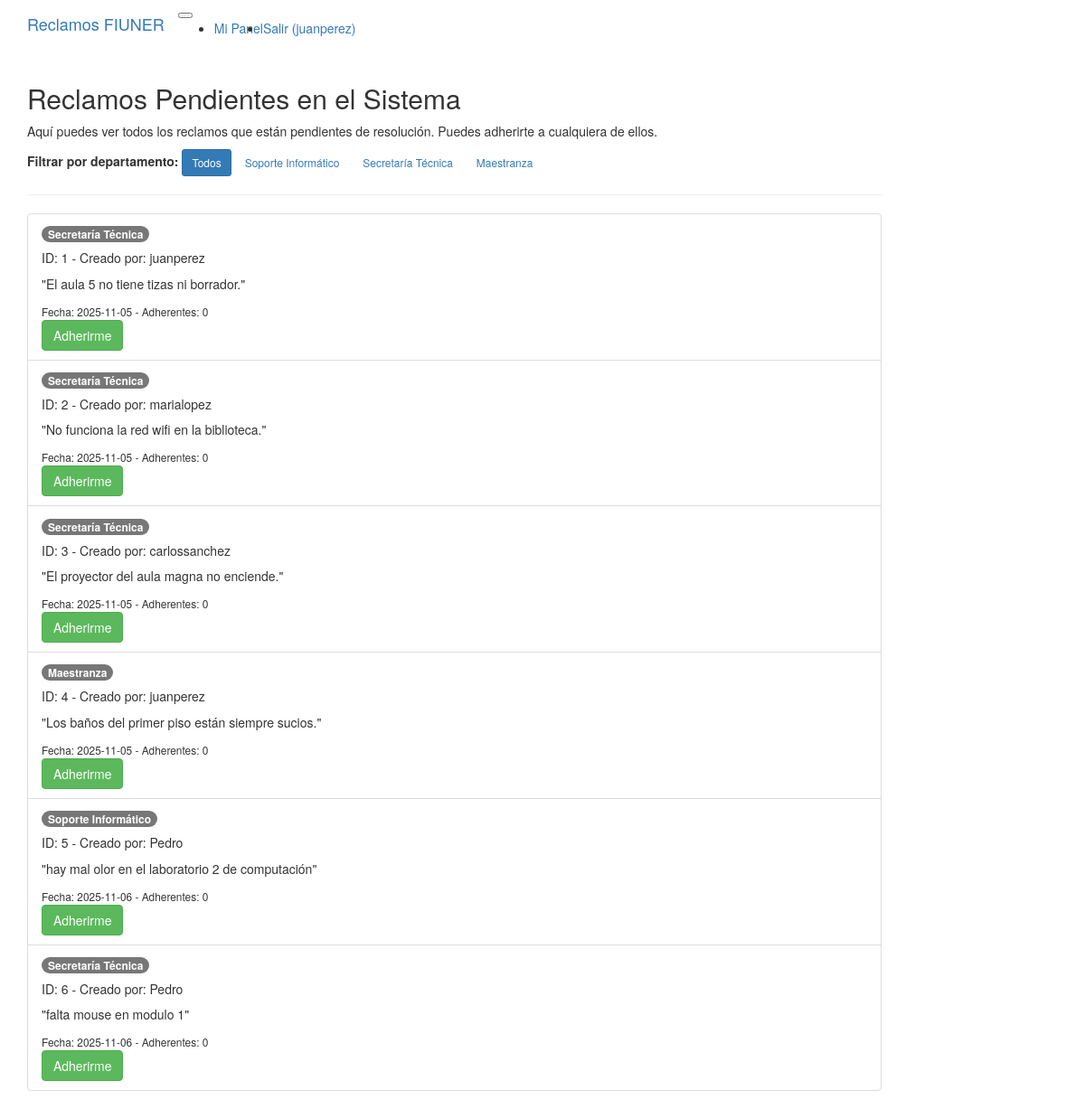
The app's page /listar_reclamos (signed in) with its own data.
### modules/modelos_db.py (models this page shows)
class ModeloUsuario(Base):
    __tablename__ = 'usuarios'
    id = Column(Integer, primary_key=True)
    nombre = Column(String(100), nullable=False) # nullable=False significa que no puede estar vacío
    apellido = Column(String(100), nullable=False)
    email = Column(String(100), nullable=False, unique=True) # unique=True asegura que no haya emails repetidos
    nombre_usuario = Column(String(50), nullable=False, unique=True) # unique=True asegura que no haya nombres de usuario repetidos
    claustro = Column(String(20), nullable=False)
    contrasena = Column(String(255), nullable=False) # Guardaremos la contraseña hasheada (más adelante)
    reclamos_creados = relationship("ModeloReclamo", back_populates="creador")
    rol = Column(String(20), nullable=False, default="final")
    departamento_asignado = Column(String(100), nullable=True) # nullable=True porque no todos los usuarios son jefes
    reclamos_adheridos = relationship(
        "ModeloReclamo",
        secondary=asociacion_reclamos_adherentes,
        back_populates="adherentes"
    )

class ModeloReclamo(Base):
    __tablename__ = 'reclamos' # Nombre de la tabla en la BD
    id = Column(Integer, primary_key=True)
    contenido = Column(String(1000), nullable=False)
    departamento = Column(String(100), nullable=False)
    timestamp = Column(DateTime, nullable=False) # Guardará fecha y hora
    estado = Column(String(20), nullable=False)
    tiempo_resolucion_asignado = Column(Integer, nullable=True) # Puede ser nulo al principio
    id_usuario_creador = Column(Integer, ForeignKey('usuarios.id'), nullable=False)
    creador = relationship("ModeloUsuario", back_populates="reclamos_creados")
    adherentes = relationship(
        "ModeloUsuario",
        secondary=asociacion_reclamos_adherentes,
        back_populates="reclamos_adheridos"
    )

### server.py (the view)
@app.route("/listar_reclamos")
@gestor_login.se_requiere_login
def listar_reclamos():
    filtro_depto = request.args.get('departamento', None)
    lista_reclamos = []
    if filtro_depto:
        lista_reclamos = sistema.buscar_reclamos_pendientes_por_departamento(filtro_depto)
    else:
        lista_reclamos = sistema.buscar_reclamos_pendientes_todos()
    departamentos_posibles = ["soporte informático", "secretaría técnica", "maestranza"]
    return render_template("listar_reclamos.html",
                           reclamos=lista_reclamos,
                           departamentos=departamentos_posibles,
                           filtro_actual=filtro_depto)

### modules/gestor_login.py (called while the page is built)
    @property
    def usuario_actual(self) -> UsuarioLogin | None:
        return current_user if current_user.is_authenticated else None

    @property
    def usuario_autenticado(self) -> bool:
        return current_user.is_authenticated

        @login_manager.user_loader
        def cargar_usuario_actual(id_usuario_str: str):
            try:
                id_usuario_int = int(id_usuario_str)
            except ValueError:
                return None # Si el ID no es un número, es inválido
            entidad = self.__repo_usuarios.obtener_por_id(id_usuario_int)
            if entidad:
                return UsuarioLogin(entidad)
            else:
                return None

### modules/reclamo.py (called while the page is built)
    @property
    def id_reclamo(self) -> int:
        return self.__id_reclamo

    @property
    def usuario_creador(self) -> Usuario:
        return self.__usuario_creador

    @property
    def contenido(self) -> str:
        return self.__contenido

    @property
    def departamento(self) -> str:
        return self.__departamento

    @property
    def timestamp(self) -> datetime.datetime:
        return self.__timestamp

    @property
    def numero_adherentes(self) -> int:
        return len(self.__adherentes)

### modules/repositorio_concreto.py (called while the page is built)
    def obtener_por_id(self, id: int) -> Optional[Usuario]:
        modelo = self.__session.query(ModeloUsuario).get(id)
        return self.__map_modelo_a_entidad(modelo) if modelo else None

    def obtener_todos_por_filtro(self, **kwargs) -> List[Reclamo]:
        modelos = self.__session.query(ModeloReclamo).filter_by(**kwargs).all()
        return [self.__map_modelo_a_entidad(m) for m in modelos]

### modules/sistema.py (called while the page is built)
    def buscar_reclamos_pendientes_todos(self) -> List[Reclamo]:
        reclamos_encontrados = self.__repo_reclamos.obtener_todos_por_filtro(
            estado="pendiente"
        )
        return reclamos_encontrados

### modules/usuario.py (called while the page is built)
    @property
    def nombre_usuario(self) -> str:
        return self.__nombre_usuario

    @property
    def id_bd(self) -> int | None:
        return self.__id_bd

### server.py (called while the page is built)
@app.context_processor
def inject_gestor_login():
    return dict(gestor_login=gestor_login)

### templates/listar_reclamos.html
{% extends 'base.html' %}
{% block page_content %}
    <div class="row">
        <div class="col-md-10 offset-md-1">
            <h2>Reclamos Pendientes en el Sistema</h2>
            <p>Aquí puedes ver todos los reclamos que están pendientes de resolución. Puedes adherirte a cualquiera de ellos.</p>
            <div class="mb-3">
                <strong>Filtrar por departamento:</strong>
                <a href="{{ url_for('listar_reclamos') }}" class="btn btn-sm btn-{{ 'primary' if not filtro_actual else 'outline-secondary' }}">
                    Todos
                </a>
                {% for depto in departamentos %}
                    <a href="{{ url_for('listar_reclamos', departamento=depto) }}" class="btn btn-sm btn-{{ 'primary' if filtro_actual == depto else 'outline-secondary' }}">
                        {{ depto.title() }}
                    </a>
                {% endfor %}
            </div>
            <hr>
            <div class="list-group">
            {% if reclamos %}
                {% for reclamo in reclamos %}
                    <div class="list-group-item d-flex justify-content-between align-items-center">
                        <div>
                            <span class="badge bg-info text-dark">{{ reclamo.departamento.title() }}</span>
                            <h5 class="mb-1">ID: {{ reclamo.id_reclamo }} - Creado por: {{ reclamo.usuario_creador.nombre_usuario }}</h5>
                            <p class="mb-1 fst-italic">"{{ reclamo.contenido }}"</p>
                            <small>Fecha: {{ reclamo.timestamp.strftime('%Y-%m-%d') }} - Adherentes: {{ reclamo.numero_adherentes }}</small>
                        </div>
                        <form action="{{ url_for('adherir_reclamo', id_reclamo=reclamo.id_reclamo) }}" method="POST">
                             <button type="submit" class="btn btn-success">Adherirme</button>
                        </form>
                    </div>
                {% endfor %}
            {% else %}
                <div class="alert alert-warning" role="alert">
                    No se encontraron reclamos pendientes{% if filtro_actual %} para el departamento <b>{{ filtro_actual }}</b>{% endif %}.
                </div>
            {% endif %}
            </div>
        </div>
    </div>
{% endblock %}

### templates/base.html (shortened to what this page needs)
{% extends 'bootstrap/base.html' %}
{% block navbar %}
<nav class="navbar navbar-expand-lg navbar-dark bg-dark">
    <div class="container">
        <a class="navbar-brand" href="{{ url_for('inicio') }}">Reclamos FIUNER</a>
        <button class="navbar-toggler" type="button" data-bs-toggle="collapse" data-bs-target="#navbarNav" aria-controls="navbarNav" aria-expanded="false" aria-label="Toggle navigation">
        </button>
        <div class="collapse navbar-collapse" id="navbarNav">
            <ul class="navbar-nav ms-auto">
                {% if gestor_login.usuario_autenticado %}
                    <li class="nav-item">
                        <a class="nav-link" href="{{ url_for('panel_principal') }}">Mi Panel</a>
                    </li>
                    <li class="nav-item">
                        <a class="nav-link" href="{{ url_for('logout') }}">Salir ({{ gestor_login.usuario_actual.nombre_usuario }})</a>
                    </li>
                {% endif %}
            </ul>
        </div>
    </div>
</nav>
{% endblock %}
{% block content %}
<div class="container mt-4">
    {% block page_content %}{% endblock %}
</div>
{% endblock %}

### records on screen
ModeloUsuario: usuario_actual.nombre_usuario "juanperez"
ModeloReclamo: departamento "Secretaría Técnica", id_reclamo "1", usuario_creador.nombre_usuario "juanperez", contenido "El aula 5 no tiene tizas ni borrador.", timestamp "2025-11-05", numero_adherentes "0"
ModeloReclamo: departamento "Secretaría Técnica", id_reclamo "2", usuario_creador.nombre_usuario "marialopez", contenido "No funciona la red wifi en la biblioteca.", timestamp "2025-11-05", numero_adherentes "0"
ModeloReclamo: departamento "Secretaría Técnica", id_reclamo "3", usuario_creador.nombre_usuario "carlossanchez", contenido "El proyector del aula magna no enciende.", timestamp "2025-11-05", numero_adherentes "0"
ModeloReclamo: departamento "Maestranza", id_reclamo "4", usuario_creador.nombre_usuario "juanperez", contenido "Los baños del primer piso están siempre sucios.", timestamp "2025-11-05", numero_adherentes "0"
ModeloReclamo: departamento "Soporte Informático", id_reclamo "5", usuario_creador.nombre_usuario "Pedro", contenido "hay mal olor en el laboratorio 2 de computación", timestamp "2025-11-06", numero_adherentes "0"
ModeloReclamo: departamento "Secretaría Técnica", id_reclamo "6", usuario_creador.nombre_usuario "Pedro", contenido "falta mouse en modulo 1", timestamp "2025-11-06", numero_adherentes "0"

### other values on screen
{{ depto.title() }} "Soporte Informático" "Secretaría Técnica" "Maestranza"
